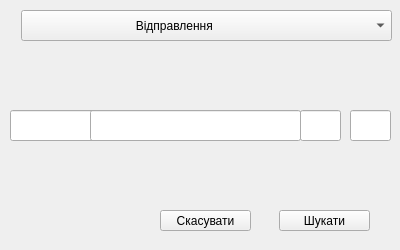
<?xml version="1.0" encoding="UTF-8"?>
<ui version="4.0">
 <class>MainWindow1</class>
 <widget class="QMainWindow" name="MainWindow1">
  <property name="geometry">
   <rect>
    <x>0</x>
    <y>0</y>
    <width>400</width>
    <height>250</height>
   </rect>
  </property>
  <property name="windowTitle">
   <string>Finder</string>
  </property>
  <property name="tabShape">
   <enum>QTabWidget::Triangular</enum>
  </property>
  <widget class="QWidget" name="centralwidget">
   <widget class="QPushButton" name="pushButton">
    <property name="geometry">
     <rect>
      <x>279</x>
      <y>210</y>
      <width>91</width>
      <height>21</height>
     </rect>
    </property>
    <property name="text">
     <string>Шукати</string>
    </property>
   </widget>
   <widget class="QLabel" name="label">
    <property name="geometry">
     <rect>
      <x>0</x>
      <y>60</y>
      <width>401</width>
      <height>31</height>
     </rect>
    </property>
    <property name="styleSheet">
     <string notr="true">font: 12pt &quot;Lucida Calligraphy&quot;;
color: rgb(255, 255, 255);</string>
    </property>
    <property name="text">
     <string>&lt;html&gt;&lt;head/&gt;&lt;body&gt;&lt;p align=&quot;center&quot;&gt;&lt;span style=&quot; color:#ffffff;&quot;&gt;&lt;br/&gt;&lt;/span&gt;&lt;/p&gt;&lt;/body&gt;&lt;/html&gt;</string>
    </property>
    <property name="alignment">
     <set>Qt::AlignCenter</set>
    </property>
   </widget>
   <widget class="QPushButton" name="pushButton_2">
    <property name="geometry">
     <rect>
      <x>160</x>
      <y>210</y>
      <width>91</width>
      <height>21</height>
     </rect>
    </property>
    <property name="text">
     <string>Скасувати</string>
    </property>
   </widget>
   <widget class="QLabel" name="label_5">
    <property name="geometry">
     <rect>
      <x>0</x>
      <y>-10</y>
      <width>401</width>
      <height>271</height>
     </rect>
    </property>
    <property name="text">
     <string/>
    </property>
    <property name="pixmap">
     <pixmap>../../../Documents/football/images.jpeg</pixmap>
    </property>
   </widget>
   <widget class="QComboBox" name="comboBox">
    <property name="geometry">
     <rect>
      <x>21</x>
      <y>10</y>
      <width>371</width>
      <height>31</height>
     </rect>
    </property>
    <property name="layoutDirection">
     <enum>Qt::LeftToRight</enum>
    </property>
    <property name="autoFillBackground">
     <bool>false</bool>
    </property>
    <property name="styleSheet">
     <string notr="true">font: 25 italic 10pt &quot;Bookman Old Style&quot;;</string>
    </property>
    <item>
     <property name="text">
      <string>                                 Відправлення</string>
     </property>
    </item>
    <item>
     <property name="text">
      <string>                                     Прибуття</string>
     </property>
    </item>
    <item>
     <property name="text">
      <string>                             Пошук за станцією</string>
     </property>
    </item>
   </widget>
   <widget class="QLineEdit" name="lineEdit">
    <property name="geometry">
     <rect>
      <x>10</x>
      <y>110</y>
      <width>151</width>
      <height>31</height>
     </rect>
    </property>
    <property name="alignment">
     <set>Qt::AlignCenter</set>
    </property>
   </widget>
   <widget class="QLineEdit" name="lineEdit_2">
    <property name="geometry">
     <rect>
      <x>180</x>
      <y>110</y>
      <width>41</width>
      <height>31</height>
     </rect>
    </property>
    <property name="alignment">
     <set>Qt::AlignCenter</set>
    </property>
   </widget>
   <widget class="QLineEdit" name="lineEdit_3">
    <property name="geometry">
     <rect>
      <x>230</x>
      <y>110</y>
      <width>41</width>
      <height>31</height>
     </rect>
    </property>
    <property name="alignment">
     <set>Qt::AlignCenter</set>
    </property>
   </widget>
   <widget class="QLineEdit" name="lineEdit_4">
    <property name="geometry">
     <rect>
      <x>300</x>
      <y>110</y>
      <width>41</width>
      <height>31</height>
     </rect>
    </property>
    <property name="alignment">
     <set>Qt::AlignCenter</set>
    </property>
   </widget>
   <widget class="QLineEdit" name="lineEdit_5">
    <property name="geometry">
     <rect>
      <x>350</x>
      <y>110</y>
      <width>41</width>
      <height>31</height>
     </rect>
    </property>
    <property name="alignment">
     <set>Qt::AlignCenter</set>
    </property>
   </widget>
   <widget class="QLineEdit" name="lineEdit_8">
    <property name="geometry">
     <rect>
      <x>90</x>
      <y>110</y>
      <width>211</width>
      <height>31</height>
     </rect>
    </property>
    <property name="alignment">
     <set>Qt::AlignCenter</set>
    </property>
   </widget>
   <zorder>label_5</zorder>
   <zorder>pushButton</zorder>
   <zorder>label</zorder>
   <zorder>pushButton_2</zorder>
   <zorder>comboBox</zorder>
   <zorder>lineEdit</zorder>
   <zorder>lineEdit_2</zorder>
   <zorder>lineEdit_3</zorder>
   <zorder>lineEdit_4</zorder>
   <zorder>lineEdit_5</zorder>
   <zorder>lineEdit_8</zorder>
  </widget>
  <action name="action">
   <property name="text">
    <string>вапам</string>
   </property>
  </action>
 </widget>
 <resources/>
 <connections/>
</ui>
